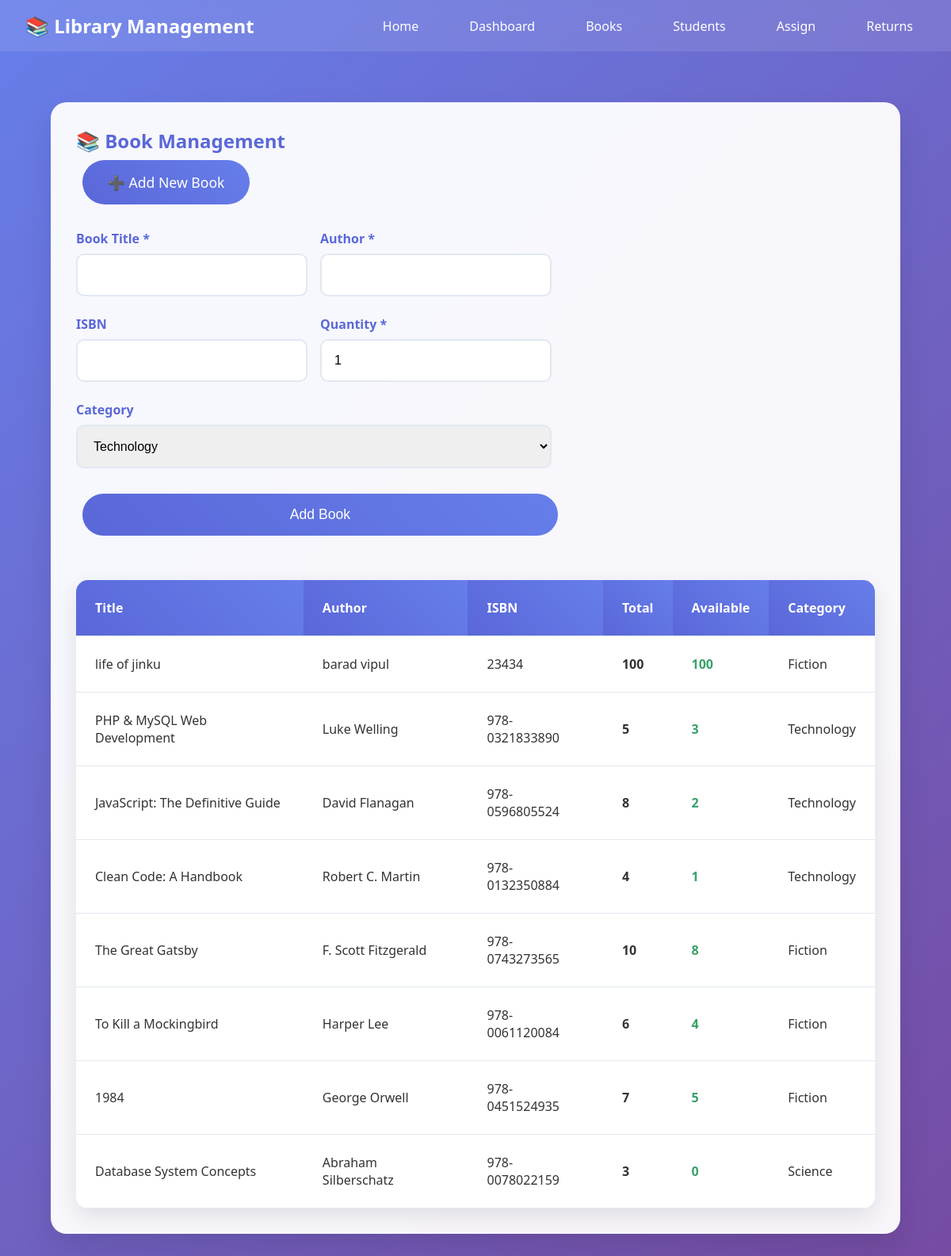
The app's page /live/books.php with its own data.
### tables this page shows
CREATE TABLE `books` (
  `id` int(11) NOT NULL,
  `title` varchar(255) NOT NULL,
  `author` varchar(255) NOT NULL,
  `isbn` varchar(50) DEFAULT NULL,
  `quantity` int(11) NOT NULL DEFAULT 1,
  `available` int(11) NOT NULL DEFAULT 1,
  `category` varchar(100) NOT NULL,
  `created_at` timestamp NOT NULL DEFAULT current_timestamp()
);

### live/books.php (the view, shortened to what this page needs)
<?php
include 'database.php';
include 'header.php';
$stmt = $pdo->query("SELECT * FROM books ORDER BY created_at DESC");
$books = $stmt->fetchAll();
?>
<div style="background: rgba(255,255,255,0.95); margin: 2rem; padding: 2rem; border-radius: 20px; box-shadow: 0 20px 40px rgba(0,0,0,0.1);">
    <h2 style="color:#5a67d8;">📚 Book Management</h2>
    <a href="#addBook" class="btn btn-primary" onclick="document.getElementById('addBookForm').scrollIntoView()" style="margin-bottom:2rem;display:inline-block;">➕ Add New Book</a>
    <form id="addBookForm" method="POST" style="max-width:600px;margin-bottom:3rem;">
        <div class="form-row">
            <div class="form-group">
                <label>Book Title *</label>
                <input type="text" name="title" required>
            </div>
            <div class="form-group">
                <label>Author *</label>
                <input type="text" name="author" required>
            </div>
        </div>
        <div class="form-row">
            <div class="form-group">
                <label>ISBN</label>
                <input type="text" name="isbn">
            </div>
            <div class="form-group">
                <label>Quantity *</label>
                <input type="number" name="quantity" min="1" value="1" required>
            </div>
        </div>
        <div class="form-group">
            <label>Category</label>
            <select name="category" required>
                <option value="Technology">Technology</option>
            </select>
        </div>
        <button type="submit" class="btn btn-primary" style="width:100%;">Add Book</button>
    </form>
    <table>
        <thead><tr><th>Title</th><th>Author</th><th>ISBN</th><th>Total</th><th>Available</th><th>Category</th></tr></thead>
        <tbody>
            <?php foreach($books as $book): ?>
            <tr>
                <td><?php echo htmlspecialchars($book['title']); ?></td>
                <td><?php echo htmlspecialchars($book['author']); ?></td>
                <td><?php echo htmlspecialchars($book['isbn']??'N/A'); ?></td>
                <td><strong><?php echo $book['quantity']; ?></strong></td>
                <td style="color:#38a169;"><strong><?php echo $book['available']; ?></strong></td>
                <td><?php echo htmlspecialchars($book['category']); ?></td>
            </tr>
            <?php endforeach; ?>
        </tbody>
    </table>
</div>
<?php include 'footer.php'; ?>

### live/header.php (style rules this page uses)
* { margin: 0; padding: 0; box-sizing: border-box; }
body { font-family: 'Segoe UI', Tahoma, Geneva, Verdana, sans-serif; background: linear-gradient(135deg, #667eea 0%, #764ba2 100%); min-height: 100vh; color: #333; }
.btn { padding: 1rem 2rem; border: none; border-radius: 50px; font-size: 1.1rem; cursor: pointer; transition: all 0.3s; text-decoration: none; display: inline-block; margin: 0.5rem; }
.btn-primary { background: linear-gradient(45deg, #5a67d8, #667eea); color: white; }
.form-group { margin-bottom: 1.5rem; }
label { display: block; margin-bottom: 0.5rem; font-weight: 600; color: #5a67d8; }
input, select, textarea { width: 100%; padding: 1rem; border: 2px solid #e2e8f0; border-radius: 10px; font-size: 1rem; transition: border-color 0.3s; }
.form-row { display: grid; grid-template-columns: 1fr 1fr; gap: 1rem; }
table { width: 100%; border-collapse: collapse; margin-top: 2rem; background: white; border-radius: 15px; overflow: hidden; box-shadow: 0 10px 30px rgba(0,0,0,0.1); }
th, td { padding: 1.5rem; text-align: left; border-bottom: 1px solid #e2e8f0; }
th { background: linear-gradient(45deg, #5a67d8, #667eea); color: white; font-weight: 600; }

### records on screen
books: title "life of jinku", author "barad vipul", isbn "23434", quantity "100", available "100", category "Fiction"
books: title "PHP & MySQL Web Development", author "Luke Welling", isbn "978-0321833890", quantity "5", available "3", category "Technology"
books: title "JavaScript: The Definitive Guide", author "David Flanagan", isbn "978-0596805524", quantity "8", available "2", category "Technology"
books: title "Clean Code: A Handbook", author "Robert C. Martin", isbn "978-0132350884", quantity "4", available "1", category "Technology"
books: title "The Great Gatsby", author "F. Scott Fitzgerald", isbn "978-0743273565", quantity "10", available "8", category "Fiction"
books: title "To Kill a Mockingbird", author "Harper Lee", isbn "978-0061120084", quantity "6", available "4", category "Fiction"
books: title "1984", author "George Orwell", isbn "978-0451524935", quantity "7", available "5", category "Fiction"
books: title "Database System Concepts", author "Abraham Silberschatz", isbn "978-0078022159", quantity "3", available "0", category "Science"
